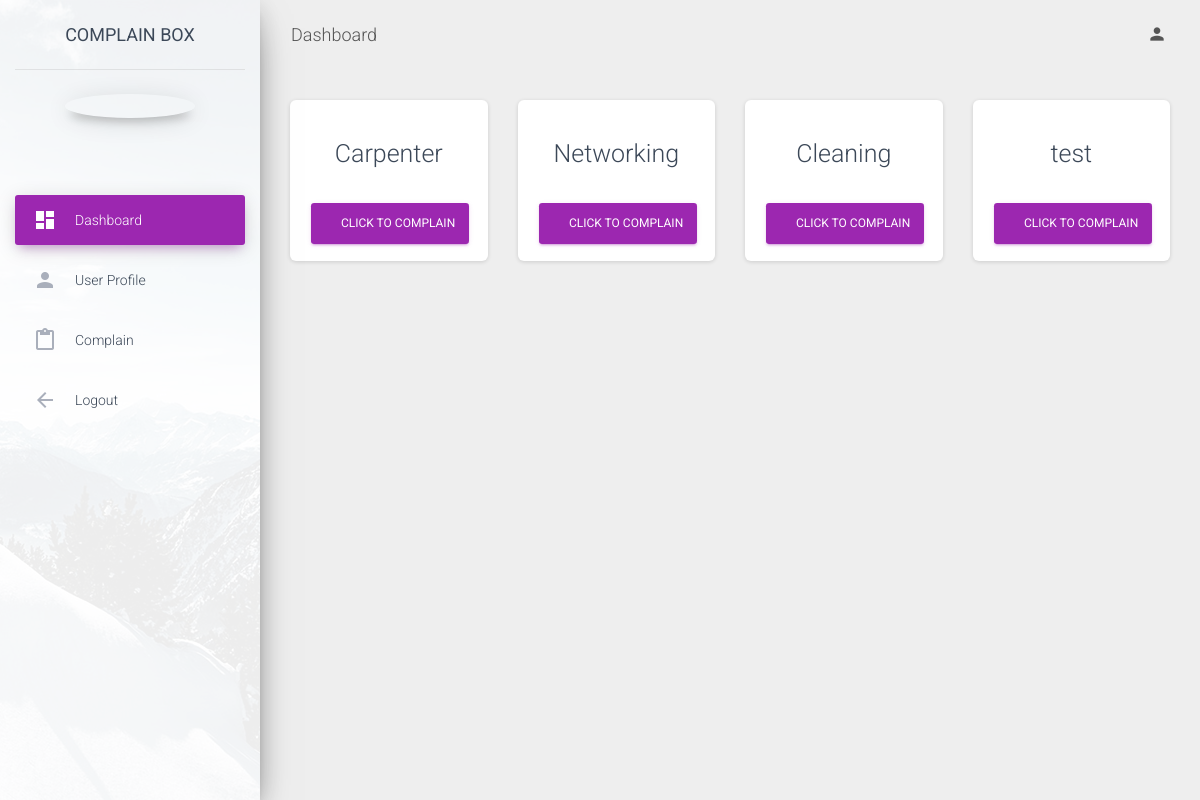
/dashboard_old.php, run on the app's committed database.
### tables this page shows
CREATE TABLE `department` (
  `id` int(11) NOT NULL,
  `dname` varchar(30) DEFAULT NULL,
  `deptimg` varchar(50) DEFAULT NULL
);

### dashboard_old.php (the view, shortened to what this page needs)
<!DOCTYPE html>
<html lang="en">
<head>
  <link rel="stylesheet" href="https://maxcdn.bootstrapcdn.com/font-awesome/latest/css/font-awesome.min.css">
  <link href="assets/css/material-dashboard.css?v=2.1.1" rel="stylesheet" />
  <link href="assets/demo/demo.css" rel="stylesheet" />
</head>
<body class="">
  <div class="wrapper ">
    <div class="sidebar" data-color="purple" data-background-color="white" data-image="assets/img/sidebar-1.jpg">
      <div class="logo">
        <a href="#" class="simple-text logo-normal">
          Complain Box
        </a>
      </div>
      <div class="sidebar-wrapper">
        <ul class="nav">
		<li class="nav-item">
			<br/>
			<div class="card-profile">
                <div class="card-avatar">
                </div>
	<div class="card-body">
                </div>
		</li>
         <li class="nav-item active ">
            <a class="nav-link" href="#">
              <i class="material-icons">dashboard</i>
              <p>Dashboard</p>
            </a>
          </li>
          <li class="nav-item ">
            <a class="nav-link" href="#">
              <i class="material-icons">person</i>
              <p>User Profile</p>
            </a>
          </li>
          <li class="nav-item ">
            <a class="nav-link" href="./complain.php">
              <i class="material-icons">content_paste</i>
              <p>Complain</p>
            </a>
          </li>
          <li class="nav-item ">
            <a class="nav-link" href="./logout.php">
              <i class="material-icons">arrow_back</i>
              <p>Logout</p>
            </a>
          </li>
        </ul>
      </div>
    </div>
    <div class="main-panel">
      <nav class="navbar navbar-expand-lg navbar-transparent navbar-absolute fixed-top ">
        <div class="container-fluid">
          <div class="navbar-wrapper">
            <a class="navbar-brand" href="#pablo">Dashboard</a>
          </div>
          <div class="collapse navbar-collapse justify-content-end">
            <ul class="navbar-nav">
              <li class="nav-item dropdown">
                <a class="nav-link" href="#pablo" id="navbarDropdownProfile" data-toggle="dropdown" aria-haspopup="true" aria-expanded="false">
                  <i class="material-icons">person</i>
                </a>
              </li>
            </ul>
          </div>
        </div>
      </nav>
      <div class="content">
        <div class="container-fluid">
          <div class="row">
				<?php
	$mysqli = new mysqli("localhost", "root", "", "complainbox");
	$sql = "SELECT * FROM department ";
	$result=mysqli_query($mysqli,$sql);
		while($row = mysqli_fetch_array($result)){
				$dptname=$row['dname'];
		  echo '     <div class="col-lg-3 col-md-6 col-sm-6">
              <div class="card card-stats">
                <div class="card-header ">';
			echo "<form method='GET' action='complain.php?department=$dptname' id=".$row['id'].">";
		echo '		</br>
                  <h3 class="card-title text-center" name="'.$row["dname"].'">'.$row["dname"].'</h3>
				</br>
				<button type="Submit" class="btn btn-primary btn-block" onclick=';
			echo "	' ";
			echo '	doSomething("'.$row["dname"].'")';
			echo "	'";
			echo "	>Click to Complain</button>
				</form>
				</div>
              </div>
            </div>";
		}
?>
     </div>
      </div>
    </div>
  </div>
</body>
</html>

### data on the page
department: dname "Carpenter"
department: dname "Networking"
department: dname "Cleaning"
department: dname "test"
